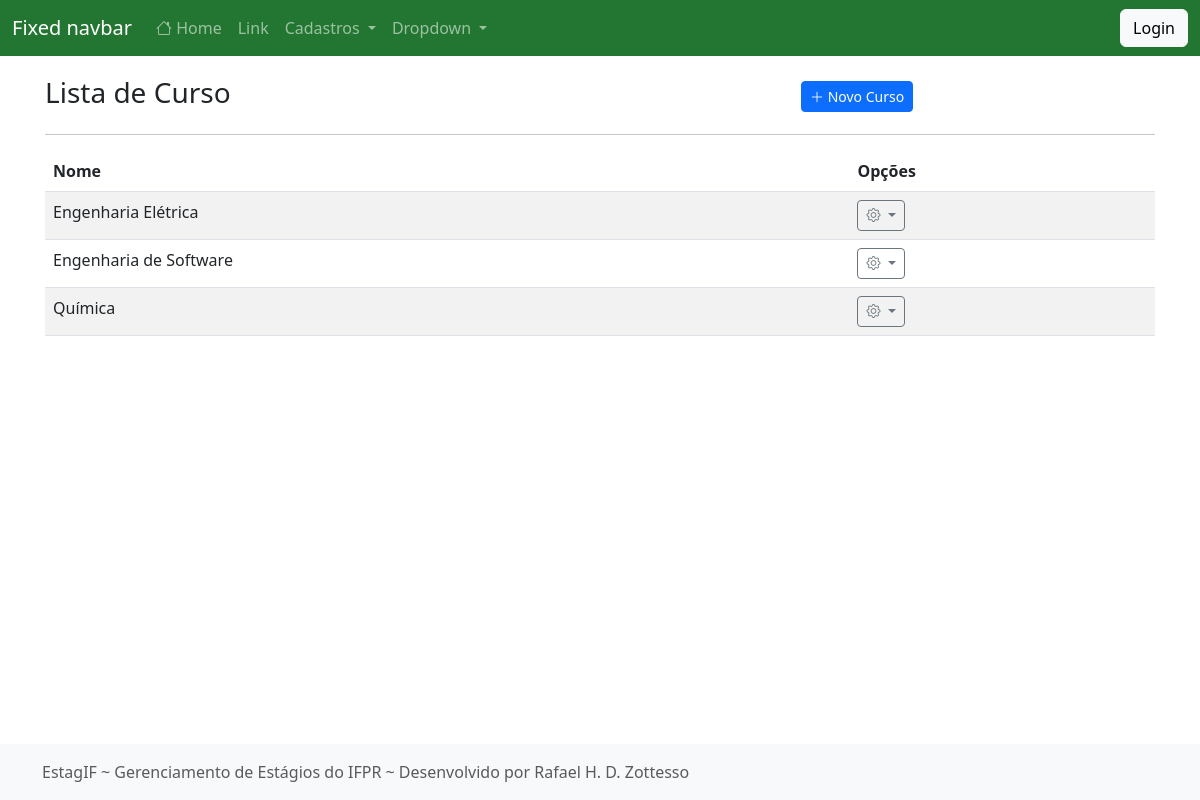
The app's page /listar/curso/, older data.
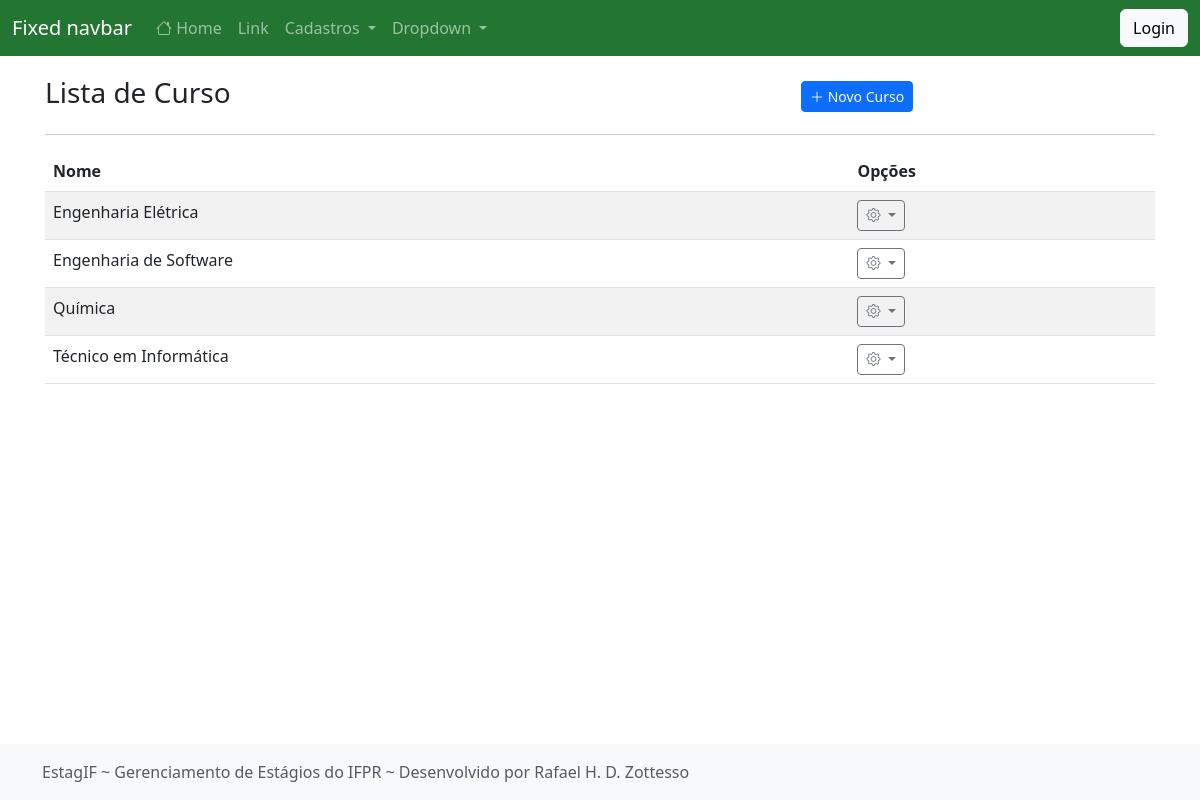
The same page, newer data.
### cadastros/models.py (models this page shows, shortened)
class Curso(models.Model):
    nome = models.CharField(max_length=50)
    atualizado_em = models.DateTimeField(auto_now=True)
    cadastrado_em = models.DateTimeField(auto_now_add=True)

### cadastros/views.py (the view)
# urls.py: path("listar/curso/", CursoList.as_view(), name="listar-curso"),
class CursoList(ListView):
    model = Curso
    template_name = "cadastros/list/curso.html"

### cadastros/templates/cadastros/list/curso.html (shortened to what this page needs)
{% extends 'paginas/modelo.html' %}
{% load static %}
{% block conteudo %}
<div class="row justify-content-center align-items-center mt-3">
    <div class="col-md-8">
        <h3 class="">Lista de Curso</h3>
    </div>
    <div class="col-md">
        <a href="{% url 'cadastrar-curso' %}" class="btn btn-primary btn-sm">
            <i class="bi bi-plus-lg"></i>
            Novo Curso
        </a>
    </div>
</div>
<hr>
<div class="table-responsive-lg">
    <table class="table table-striped">
        <thead>
            <tr>
                <th>Nome</th>
                <th>Opções</th>
            </tr>
        </thead>
        <tbody>
            {% for obj in object_list %}
            <tr class="">
                <td>{{ obj.nome }}</td>
                <td>
                    <div class="dropdown">
                        <a class="btn btn-sm btn-outline-secondary dropdown-toggle" href="#" role="button" data-bs-toggle="dropdown" aria-expanded="false">
                            <i class="bi bi-gear"></i>
                        </a>
                      </div>
                </td>
            </tr>
            {% empty %}
            <tr>
                <th colspan="100%">Nenhum registro encontrado.</th>
            </tr>
            {% endfor %}
        </tbody>
    </table>
</div>
{% endblock %}

Row changes from the older to the newer data that the page shows:
added Curso: nome "Técnico em Informática"
